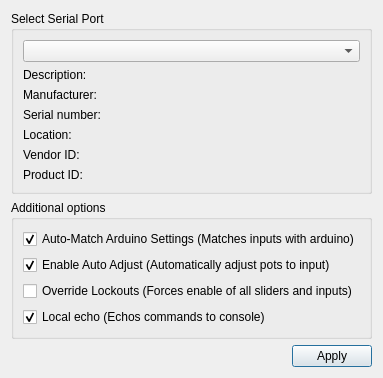
<?xml version="1.0" encoding="UTF-8"?>
<ui version="4.0">
 <class>SettingsDialog</class>
 <widget class="QDialog" name="SettingsDialog">
  <property name="geometry">
   <rect>
    <x>0</x>
    <y>0</y>
    <width>340</width>
    <height>341</height>
   </rect>
  </property>
  <property name="windowTitle">
   <string>Settings</string>
  </property>
  <layout class="QGridLayout" name="gridLayout_3">
   <item row="2" column="0" colspan="2">
    <layout class="QHBoxLayout" name="horizontalLayout">
     <item>
      <spacer name="horizontalSpacer">
       <property name="orientation">
        <enum>Qt::Horizontal</enum>
       </property>
       <property name="sizeHint" stdset="0">
        <size>
         <width>96</width>
         <height>20</height>
        </size>
       </property>
      </spacer>
     </item>
     <item>
      <widget class="QPushButton" name="applyButton">
       <property name="text">
        <string>Apply</string>
       </property>
      </widget>
     </item>
    </layout>
   </item>
   <item row="1" column="0" colspan="2">
    <widget class="QGroupBox" name="additionalOptionsGroupBox">
     <property name="title">
      <string>Additional options</string>
     </property>
     <layout class="QVBoxLayout" name="verticalLayout">
      <item>
       <widget class="QCheckBox" name="MatchArduino">
        <property name="text">
         <string>Auto-Match Arduino Settings (Matches inputs with arduino)</string>
        </property>
        <property name="checked">
         <bool>true</bool>
        </property>
       </widget>
      </item>
      <item>
       <widget class="QCheckBox" name="AutoAdjust_CB">
        <property name="text">
         <string>Enable Auto Adjust (Automatically adjust pots to input)</string>
        </property>
        <property name="checked">
         <bool>true</bool>
        </property>
       </widget>
      </item>
      <item>
       <widget class="QCheckBox" name="Override_CB">
        <property name="text">
         <string>Override Lockouts (Forces enable of all sliders and inputs)</string>
        </property>
       </widget>
      </item>
      <item>
       <widget class="QCheckBox" name="localEchoCheckBox">
        <property name="text">
         <string>Local echo (Echos commands to console)</string>
        </property>
        <property name="checked">
         <bool>true</bool>
        </property>
       </widget>
      </item>
     </layout>
    </widget>
   </item>
   <item row="0" column="0" colspan="2">
    <widget class="QGroupBox" name="selectBox">
     <property name="title">
      <string>Select Serial Port</string>
     </property>
     <layout class="QGridLayout" name="gridLayout">
      <item row="0" column="0">
       <widget class="QComboBox" name="serialPortInfoListBox"/>
      </item>
      <item row="1" column="0">
       <widget class="QLabel" name="descriptionLabel">
        <property name="text">
         <string>Description:</string>
        </property>
       </widget>
      </item>
      <item row="2" column="0">
       <widget class="QLabel" name="manufacturerLabel">
        <property name="text">
         <string>Manufacturer:</string>
        </property>
       </widget>
      </item>
      <item row="3" column="0">
       <widget class="QLabel" name="serialNumberLabel">
        <property name="text">
         <string>Serial number:</string>
        </property>
       </widget>
      </item>
      <item row="4" column="0">
       <widget class="QLabel" name="locationLabel">
        <property name="text">
         <string>Location:</string>
        </property>
       </widget>
      </item>
      <item row="5" column="0">
       <widget class="QLabel" name="vidLabel">
        <property name="text">
         <string>Vendor ID:</string>
        </property>
       </widget>
      </item>
      <item row="6" column="0">
       <widget class="QLabel" name="pidLabel">
        <property name="text">
         <string>Product ID:</string>
        </property>
       </widget>
      </item>
     </layout>
    </widget>
   </item>
  </layout>
 </widget>
 <resources/>
 <connections/>
</ui>
